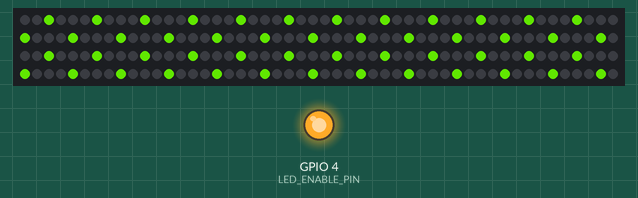
Recording of a program running on a simulated ESP8266 (NodeMCU). On the bench: 200 RGB LEDs in strip order, left to right, continuing on the next row, output pins drawn as LEDs (lit = HIGH). Dim RGB values are drawn brighter than linear.

Above: at 0.59 s.
At 24.22 s:
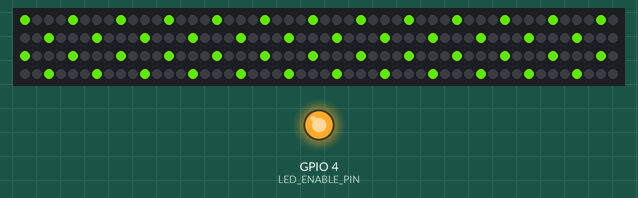
At 48.18 s:
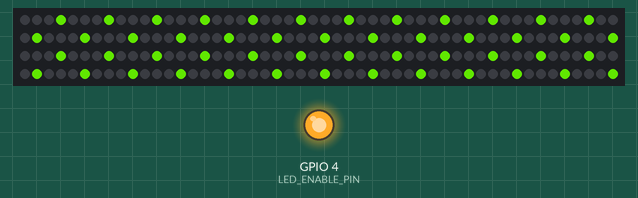
At 95.7 s:
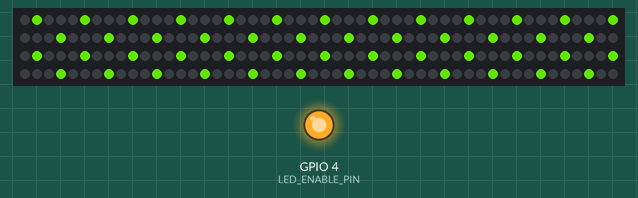

The program:

main.cpp
```cpp
#include <Arduino.h>
#include "NeoPixelBus.h"

#define PIXEL_PIN 2
#define PIXEL_COUNT 200
#define LED_ENABLE_PIN 4
#define SPACE_BETWEEN_LEDS 4

NeoPixelBus<NeoRgbFeature, NeoEsp8266Uart1800KbpsMethod> strip(PIXEL_COUNT, PIXEL_PIN);

RgbColor wheelColor(byte WheelPos, byte iBrightness) {
    float R, G, B;
    float brightness = iBrightness / 255.0;

    if (WheelPos < 85) {
        R = (float) (WheelPos * 3);
        G = (float) (255 - WheelPos * 3);
        B = 0;
    } else if (WheelPos < 170) {
        WheelPos -= 85;
        R = (float) (255 - WheelPos * 3);
        G = 0;
        B = (float) (WheelPos * 3);
    } else {
        WheelPos -= 170;
        R = 0;
        G = (float) (WheelPos * 3);
        B = (float) (255 - WheelPos * 3);
    }
    R = (float) (R * brightness + .5);
    G = (float) (G * brightness + .5);
    B = (float) (B * brightness + .5);
    return {(byte) R, (byte) G, (byte) B};
}

void colorWipe(RgbColor c) {
    for (uint16_t i = 0; i < PIXEL_COUNT; i++) {
        strip.SetPixelColor(i, c);
    }
    strip.Show();
}

void setup() {
    pinMode(LED_ENABLE_PIN, OUTPUT);
    digitalWrite(LED_ENABLE_PIN, HIGH);
    strip.Begin();
    delay(1);
    colorWipe(RgbColor(0, 0, 0)); // shut off the LEDs}
}

void loop() {
    static uint8_t ledModToLight = 0;

    ledModToLight = (++ledModToLight) % SPACE_BETWEEN_LEDS;
    for (int i = 0; i < PIXEL_COUNT; i++) {
        if (!((i + ledModToLight) % SPACE_BETWEEN_LEDS))
            strip.SetPixelColor(i, wheelColor(25, 255));
        else
            strip.SetPixelColor(i, wheelColor(25, 0));
    }
    strip.Show();
    delay(100);
}
```
